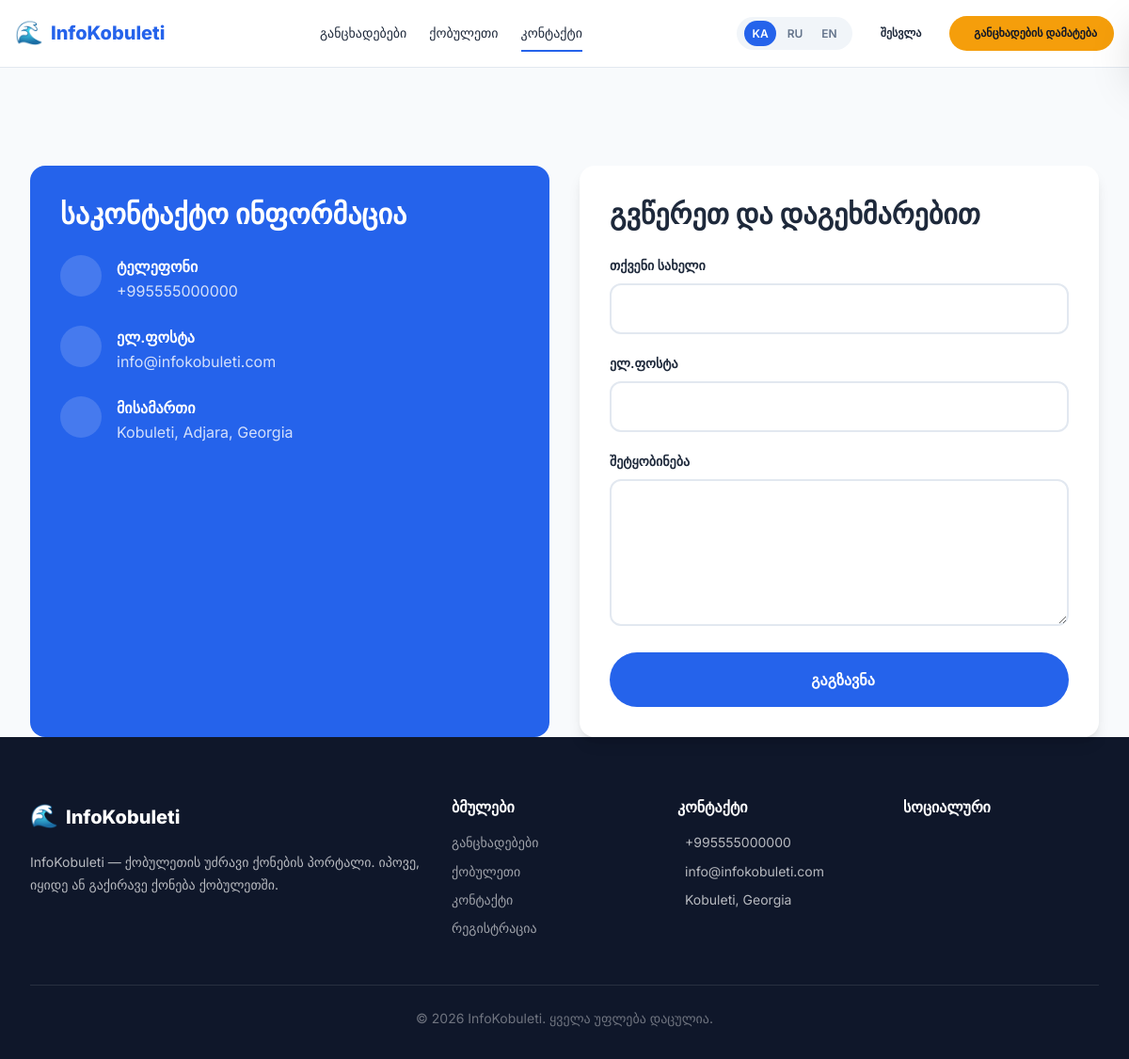
/contact, run on an earlier commit of the app's database.
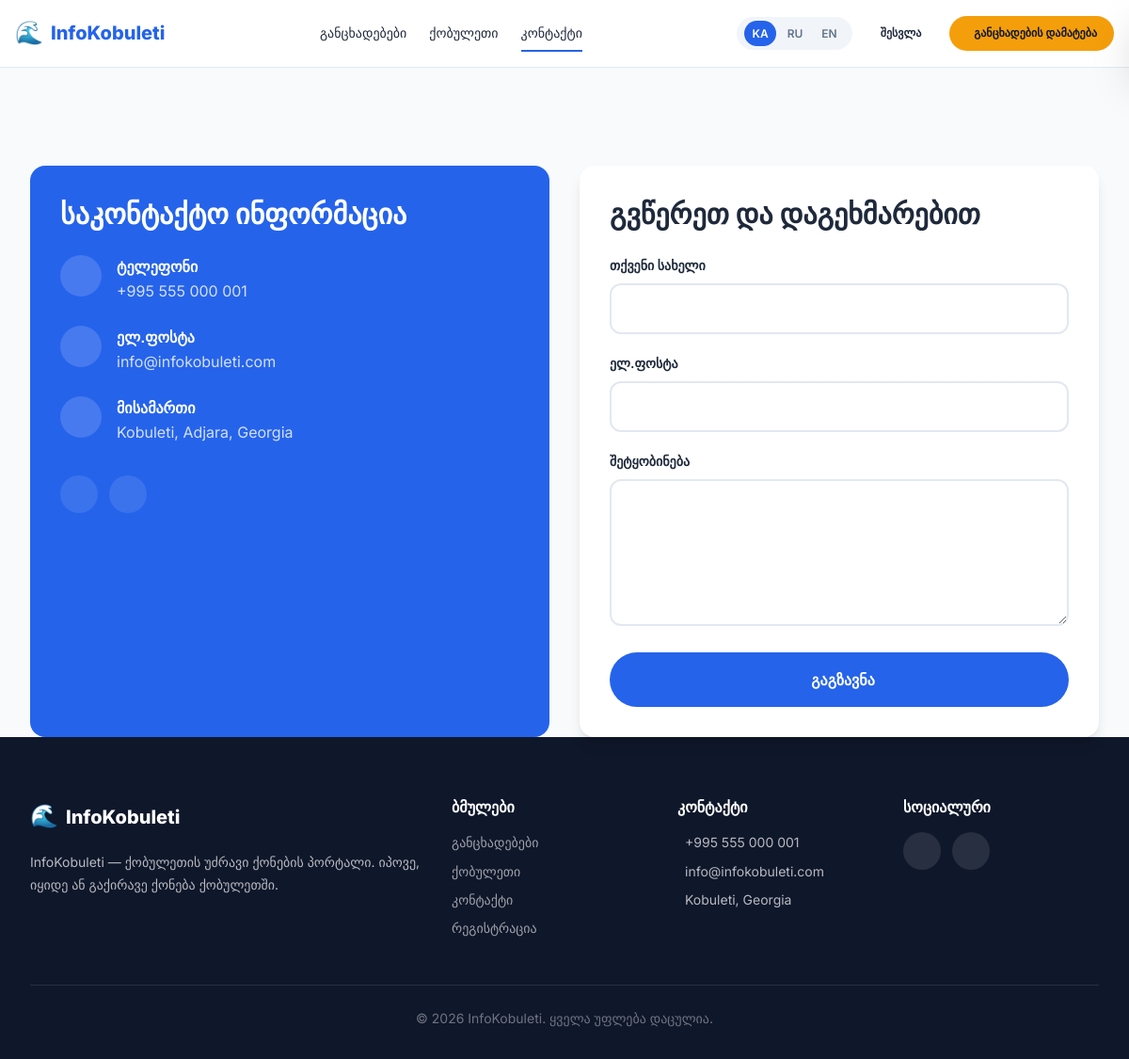
And on a later commit of the database.
### tables this page shows
CREATE TABLE `settings` (
  `key_name` VARCHAR(100) PRIMARY KEY,
  `value` TEXT,
  `updated_at` TIMESTAMP DEFAULT CURRENT_TIMESTAMP ON UPDATE CURRENT_TIMESTAMP
);

### app/controllers/PageController.php (called while the page is built, shortened)
<?php
class PageController {
    public function contact() {
        require VIEW_PATH . '/pages/contact.php';
        require VIEW_PATH . '/layouts/main.php';
    }
}

### app/helpers/Helpers.php (called while the page is built, shortened)
<?php
function __($key, $params = []) {
    $text = $GLOBALS['_lang'][$key] ?? $key;
    return $text;
}
function old($field, $default = '') {
    $value = $_SESSION['old_input'][$field] ?? $default;
    return $value;
}
function e($string) {
    return htmlspecialchars($string ?? '', ENT_QUOTES, 'UTF-8');
}

### config/database.php (called while the page is built, shortened)
<?php
class Database {
    private static ?PDO $instance = null;
    public static function getInstance(): PDO {
        if (self::$instance === null) {
            $host = defined('DB_HOST') ? DB_HOST : 'localhost';
            $name = defined('DB_NAME') ? DB_NAME : 'infokobuleti';
            $user = defined('DB_USER') ? DB_USER : 'root';
            $pass = defined('DB_PASS') ? DB_PASS : '';
            $charset = 'utf8mb4';
            $dsn = "mysql:host={$host};dbname={$name};charset={$charset}";
            $options = [
                PDO::ATTR_ERRMODE            => PDO::ERRMODE_EXCEPTION,
                PDO::ATTR_DEFAULT_FETCH_MODE => PDO::FETCH_ASSOC,
                PDO::ATTR_EMULATE_PREPARES   => false,
                PDO::MYSQL_ATTR_INIT_COMMAND => "SET NAMES utf8mb4 COLLATE utf8mb4_unicode_ci"
            ];
            try {
                self::$instance = new PDO($dsn, $user, $pass, $options);
            } catch (PDOException $e) {
                if (defined('APP_DEBUG') && APP_DEBUG) {
                    die('Database connection failed: ' . $e->getMessage());
                }
                die('Database connection failed. Please try again later.');
            }
        }
        return self::$instance;
    }
}

### app/models/Setting.php (called while the page is built, shortened)
<?php
class Setting {
    private PDO $db;
    private static array $cache = [];
    public function __construct() {
        $this->db = Database::getInstance();
    }
    public function get($key, $default = '') {
        if (isset(self::$cache[$key])) {
            return self::$cache[$key];
        }
        $stmt = $this->db->prepare("SELECT value FROM settings WHERE key_name = :key LIMIT 1");
        $stmt->execute([':key' => $key]);
        $row = $stmt->fetch();
        $value = $row ? $row['value'] : $default;
        self::$cache[$key] = $value;
        return $value;
    }
}

### views/pages/contact.php (the view, shortened to what the changed rows need)
<?php
$settings = new Setting();
?>
<div class="container">
    <div class="contact-layout">
        <div class="contact-info-card">
            <h2><?= __('contact_info_title') ?></h2>
            <div class="contact-info-item">
                <div class="contact-info-icon"><i class="ph ph-phone"></i></div>
                <div>
                    <div class="font-semibold">ტელეფონი</div>
                    <div style="opacity: 0.8;"><?= e($settings->get('contact_phone')) ?></div>
                </div>
            </div>
            <div class="contact-info-item">
                <div class="contact-info-icon"><i class="ph ph-envelope"></i></div>
                <div>
                    <div class="font-semibold">ელ.ფოსტა</div>
                    <div style="opacity: 0.8;"><?= e($settings->get('contact_email')) ?></div>
                </div>
            </div>
            <div class="contact-info-item">
                <div class="contact-info-icon"><i class="ph ph-map-pin"></i></div>
                <div>
                    <div class="font-semibold">მისამართი</div>
                    <div style="opacity: 0.8;">Kobuleti, Adjara, Georgia</div>
                </div>
            </div>
            <div class="footer-social" style="margin-top: var(--space-8);">
                <?php if ($fb = $settings->get('facebook_url')): ?>
                <a href="<?= e($fb) ?>" target="_blank"><i class="ph ph-facebook-logo"></i></a>
                <?php endif; ?>
                <?php if ($ig = $settings->get('instagram_url')): ?>
                <a href="<?= e($ig) ?>" target="_blank"><i class="ph ph-instagram-logo"></i></a>
                <?php endif; ?>
            </div>
        </div>
        <div class="contact-form-card">
            <h2 style="margin-bottom: var(--space-6);"><?= __('contact_subtitle') ?></h2>
            <form method="POST" action="<?= BASE_URL ?>/contact">
                <div class="form-group">
                    <label class="form-label"><?= __('contact_name') ?></label>
                    <input type="text" name="name" class="form-input" required value="<?= e(old('name')) ?>">
                </div>
                <div class="form-group">
                    <label class="form-label"><?= __('contact_email') ?></label>
                    <input type="email" name="email" class="form-input" required value="<?= e(old('email')) ?>">
                </div>
                <div class="form-group">
                    <label class="form-label"><?= __('contact_message') ?></label>
                    <textarea name="message" class="form-textarea" rows="5" required><?= e(old('message')) ?></textarea>
                </div>
                <button type="submit" class="btn btn-primary btn-lg btn-full">
                    <i class="ph ph-paper-plane-tilt"></i> <?= __('contact_send') ?>
                </button>
            </form>
        </div>
    </div>
</div>

### views/partials/footer.php (shortened to what the changed rows need)
<footer class="site-footer">
    <div class="container">
        <div class="footer-grid">
            <div class="footer-col">
                <div class="footer-about">
                    <a href="<?= BASE_URL ?>" class="header-logo">
                        <span>🌊</span> InfoKobuleti
                    </a>
                    <p><?= __('footer_about') ?></p>
                </div>
            </div>
            <div class="footer-col">
                <h4><?= __('footer_links') ?></h4>
                <div class="footer-links">
                    <a href="<?= BASE_URL ?>/listings"><?= __('nav_listings') ?></a>
                    <a href="<?= BASE_URL ?>/kobuleti"><?= __('nav_kobuleti') ?></a>
                    <a href="<?= BASE_URL ?>/contact"><?= __('nav_contact') ?></a>
                    <a href="<?= BASE_URL ?>/register"><?= __('nav_register') ?></a>
                </div>
            </div>
            <div class="footer-col">
                <h4><?= __('footer_contact') ?></h4>
                <div class="footer-contact-item">
                    <span><?= e((new Setting)->get('contact_phone', '+995 555 000 001')) ?></span>
                </div>
                <div class="footer-contact-item">
                    <span><?= e((new Setting)->get('contact_email', 'info@infokobuleti.com')) ?></span>
                </div>
                <div class="footer-contact-item">
                    <span>Kobuleti, Georgia</span>
                </div>
            </div>
            <div class="footer-col">
                <h4><?= __('footer_social') ?></h4>
                <div class="footer-social">
                    <?php $fbUrl = (new Setting)->get('facebook_url'); ?>
                    <?php if ($fbUrl): ?>
                    <a href="<?= e($fbUrl) ?>" target="_blank" rel="noopener" aria-label="Facebook">
                    </a>
                    <?php endif; ?>
                    <?php $igUrl = (new Setting)->get('instagram_url'); ?>
                    <?php if ($igUrl): ?>
                    <a href="<?= e($igUrl) ?>" target="_blank" rel="noopener" aria-label="Instagram">
                    </a>
                    <?php endif; ?>
                </div>
            </div>
        </div>
        <div class="footer-bottom">
            <p><?= sprintf(__('footer_copyright'), date('Y')) ?></p>
        </div>
    </div>
</footer>

What changed in the data, as far as the page shows it:
changed settings (number 1 of 2 on the later page): value "+995555000000" → "+995 555 000 001"
Also different on the page:
text no longer shown: "+995555000000"
text now shown: "+995 555 000 001"
